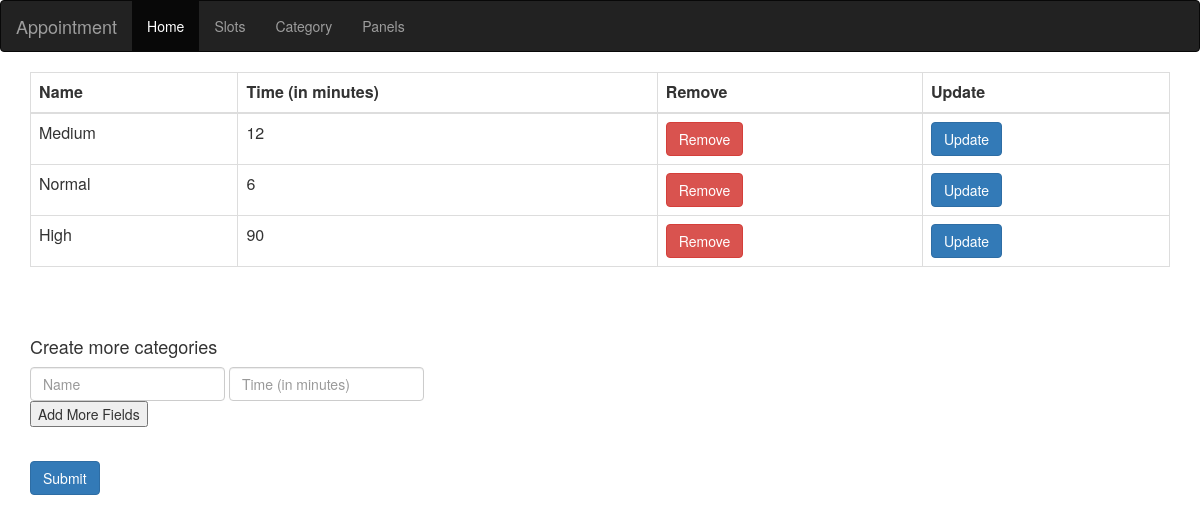
The page /index.php/admin/category on the database its author committed.
### tables this page shows
CREATE TABLE IF NOT EXISTS `category` (
  `cat_id` int(11) NOT NULL AUTO_INCREMENT,
  `cat_name` varchar(200) NOT NULL,
  `cat_minutes` int(11) NOT NULL,
  PRIMARY KEY (`cat_id`)
);

### application/controllers/Admin.php (called while the page is built, shortened)
<?php
class Admin extends CI_Controller
{
    public function __construct()
    {
        $this->load->helper('url');
        $this->load->library('session');
    }
    public function category(){
        $this->load->Model('AdminModel');
        $sheet = $this->AdminModel->category();
        $this->load->view("admin/category",$sheet);
    }
}

### index.php (called while the page is built, shortened)
<?php
require_once BASEPATH.'core/CodeIgniter.php';

### application/models/AdminModel.php (called while the page is built, shortened)
<?php
Class AdminModel extends CI_Model
{
    public function category()
    {
        $result = array();
        $sql = "SELECT * from category";
        $query = $this->db->query($sql);
        $result['catdata'] = $query->result_array();
        return $result;
    }
}

### application/views/admin/category.php (the view, shortened to what this page needs)
<html>
<head>
    <link rel="stylesheet" href="https://maxcdn.bootstrapcdn.com/bootstrap/3.3.7/css/bootstrap.min.css">
</head>
<body>
<nav class="navbar navbar-inverse">
    <div class="container-fluid">
        <div class="navbar-header">
            <a class="navbar-brand" href="#">Appointment</a>
        </div>
        <div class="collapse navbar-collapse" id="myNavbar">
            <ul class="nav navbar-nav">
                <li class="active"><a  href="<?=CTRL?>Admin/dashboard">Home</a></li>
                <li><a href="<?=CTRL?>Admin/slots">Slots</a></li>
                <li><a href="<?=CTRL?>Admin/category">Category</a></li>
                <li><a href="<?=CTRL?>Admin/panels">Panels</a></li>
            </ul>
        </div>
    </div>
</nav>
<div class="container">
    <table class="table table-bordered">
        <thead>
        <tr>
            <th>Name</th>
            <th>Time (in minutes)</th>
            <th>Remove</th>
            <th>Update</th>
        </tr>
        </thead>
        <tbody>
        <?php
        foreach ($catdata as $val) {
            ?>
            <tr>
                <td><?php echo $val['cat_name']; ?></td>
                <td><?php echo $val['cat_minutes']; ?></td>
                <td><a href="<?=CTRL?>Admin/remove_cat/?cat_id=<?php echo $val['cat_id']; ?>"><button type="button" class="btn btn-danger">Remove</button></a></td>
                <td><a href="<?=CTRL?>Admin/update_cat/?cat_id=<?php echo $val['cat_id']; ?>"><button type="button" class="btn btn-primary">Update</button></a></td>
            </tr>
            <?php
        }
        ?>
        </tbody>
    </table>
    <br>
    <br>
    <h4>Create more categories</h4>
    <form action="<?=CTRL?>Admin/add_category" id="new_form" method="post">
        <div class="form-inline">
            <div class="form-group">
                <input type="name" class="form-control" placeholder="Name" name="name[]" required>
            </div>
            <div class="form-group">
                <input type="name" class="form-control" placeholder="Time (in minutes)" name="time[]" required>
            </div>
        </div>
        <div class="input_fields_wrap">
            <button class="add_field_button">Add More Fields</button>
        </div>
    </form>
    <br>
    <button type="submit" class="btn btn-primary" form="new_form">Submit</button>
</div>
</body>
</html>

### rows shown on the page
category: cat_name "Medium", cat_minutes "12"
category: cat_name "Normal", cat_minutes "6"
category: cat_name "High", cat_minutes "90"
